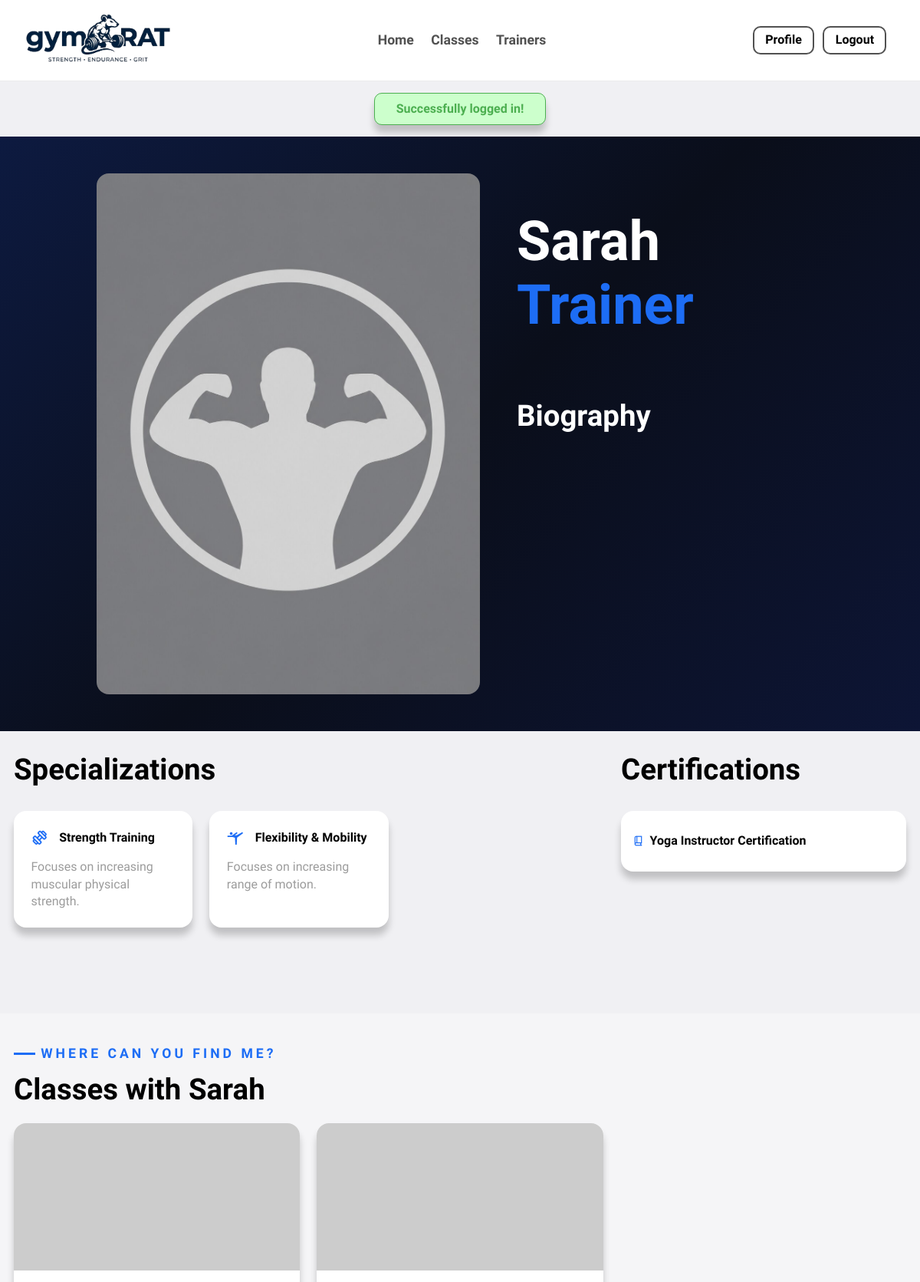
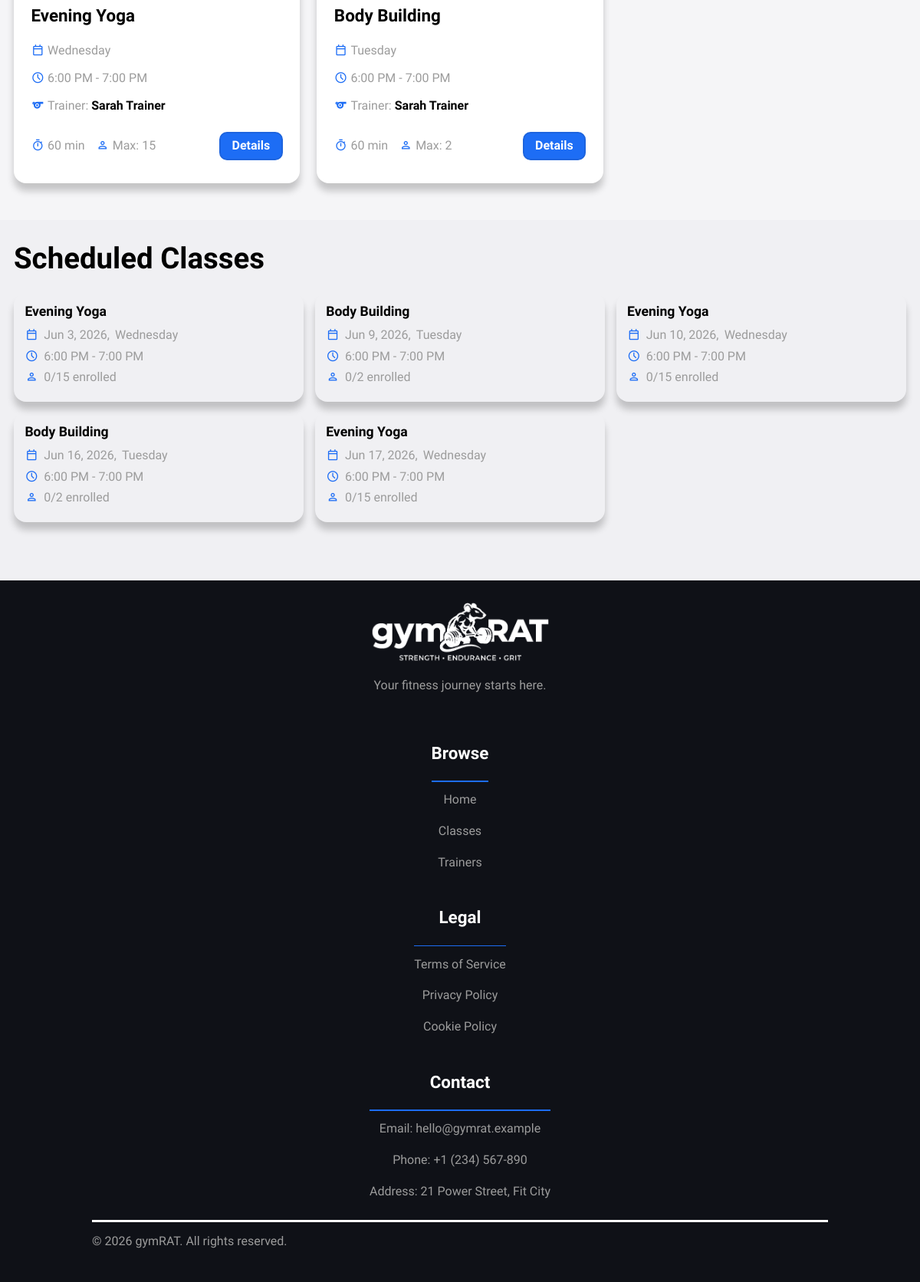
The app's page /pages/trainer.php?id=7 (signed in) with its own data (2 pictures, top to bottom).
### tables this page shows
CREATE TABLE ClassType (
    id INTEGER NOT NULL,
    trainer_id INTEGER NOT NULL,
    name TEXT NOT NULL,
    description TEXT NOT NULL,
    capacity INTEGER NOT NULL,
    start_time TEXT NOT NULL,
    end_time TEXT NOT NULL,
    weekday INTEGER NOT NULL,
    -- add constraints and checks
    CONSTRAINT PK_ClassType PRIMARY KEY (id),
    CONSTRAINT FK_ClassType_Trainer 
        FOREIGN KEY (trainer_id) 
        REFERENCES Trainer(id) 
        ON DELETE CASCADE 
        ON UPDATE CASCADE,
    CONSTRAINT ValidTimes CHECK (start_time < end_time),
    CONSTRAINT ValidWeekday CHECK (weekday >= 0 AND weekday <= 6),
    CONSTRAINT ValidCapacity CHECK (capacity > 0)
);

### templates/classes.php (the view, shortened to what the rows shown need)
<?php
  require_once (__DIR__ . '/../database/classType.class.php');
  require_once (__DIR__ . '/../database/gymClass.class.php');
  require_once (__DIR__ . '/../database/trainer.class.php');
  require_once(__DIR__ . '/class.php');
?>
<?php function drawClassType(ClassType $class) { ?>
	<article class="card class-card">
		<header>
			<img src="https://picsum.photos/400/300" alt="<?= $class->name ?>">
		</header>
		<div>
			<h3><?= $class->name; ?></h3>
      <p>
        <span class="symbol">calendar_today</span>
        <?= $class->weekday; ?>
      </p>
      <?php
        drawClassTime($class->startTime, $class->endTime);
        drawClassTrainer($class->trainerId, $class->trainerName);
      ?>
		</div>
		<footer>
			<div>
				<?php
            drawClassDuration($class->startTime, $class->endTime);
            drawClassTypeCapacity($class->capacity);
          ?>
			</div>
			<a class="btn medium blue" href="../pages/class.php?id=<?= $class->id; ?>">Details</a>
		</footer>
	</article>
<?php } ?>
<?php function drawClasses(array $classes) { ?>
	<div class="card-grid class-list">
		<?php foreach ($classes as $class) {
			drawClassType($class);
		} ?>
	</div>
<?php } ?>

### templates/common.php (shortened to what the rows shown need)
<?php function drawHeader(Session $session, string $title, array $extra_css = []) { ?>
<!DOCTYPE html>
<html lang="en">
  <head>
    <link rel="stylesheet" href="../css/normalize.css" >
    <link rel="stylesheet" href="../css/base.css" >
    <link rel="stylesheet" href="../css/layout.css" >
    <link rel="stylesheet" href="../css/components.css">
    <?php foreach ($extra_css as $css) { ?>
        <link rel="stylesheet" href="<?= '../css/page/' . $css ?>">
    <?php } ?>
  </head>
<body>
  <main>
<?php } ?>
<?php function drawFooter() { ?>
    </main>
  </body>
</html>
<?php } ?>
<?php function drawClassTypeCapacity(int $capacity) { ?>
  <p>
    <span class="symbol">person</span>
    Max: <?= $capacity ?>
  </p>
<?php } ?>

### templates/class.php (shortened to what the rows shown need)
<?php
  require_once(__DIR__ . '/../database/classType.class.php');
  require_once(__DIR__ . '/../database/gymClass.class.php');
  require_once(__DIR__ . '/common.php');
?>
<?php
function calculateDurationMinutes(string $startTime, string $endTime) : int {
    $start = new DateTime($startTime);
    $end = new DateTime($endTime);
    $interval = $start->diff($end);
    return (int)$interval->format('%i') + ((int)$interval->format('%h') * 60);
} ?>
<?php function drawClassTrainer(int $trainerId, string $trainerName) { ?>
  <p>
    <span class="symbol">sports</span>
    Trainer: <a class="trainer" href="../pages/trainer.php?id=<?= $trainerId; ?>"><?= $trainerName; ?></a>
  </p>
<?php } ?>
<?php function drawClassDuration(string $startTime, string $endTime) { ?>
  <p>
    <span class="symbol">timer</span>
    <?= calculateDurationMinutes($startTime, $endTime) ?> min
  </p>
<?php } ?>
<?php function drawClassTime(string $startTimestamp, string $endTimestamp) { ?>
  <p>
    <span class="symbol">schedule</span>
    <?= date('g:i A', strtotime($startTimestamp)) ?> - <?= date('g:i A', strtotime($endTimestamp)) ?>
  </p>
<?php } ?>

### records on screen
classtype: name "Evening Yoga", weekday "Wednesday", startTimestamp "6:00 PM", endTimestamp "7:00 PM", trainerName "Sarah Trainer", endTime "60", capacity "15"
classtype: name "Body Building", weekday "Tuesday", startTimestamp "6:00 PM", endTimestamp "7:00 PM", trainerName "Sarah Trainer", endTime "60", capacity "2"

### other values on screen
$message['text'] "Successfully logged in!"
$trainer->getFirstName() "Sarah"
$trainer->getLastName() "Trainer"
$specialization['name'] "Strength Training"
$specialization['description'] "Focuses on increasing muscular physical strength."
$specialization['name'] "Flexibility & Mobility"
$specialization['description'] "Focuses on increasing range of motion."
$certification['name'] "Yoga Instructor Certification"
$firstname "Sarah"
$class->name "Evening Yoga"
date('M j, Y', strtotime($startTimestamp)) "Jun 3, 2026"
date('l', strtotime($startTimestamp)) "Wednesday"
date('g:i A', strtotime($startTimestamp)) "6:00 PM"
date('g:i A', strtotime($endTimestamp)) "7:00 PM"
$currentEnrollment "0"
